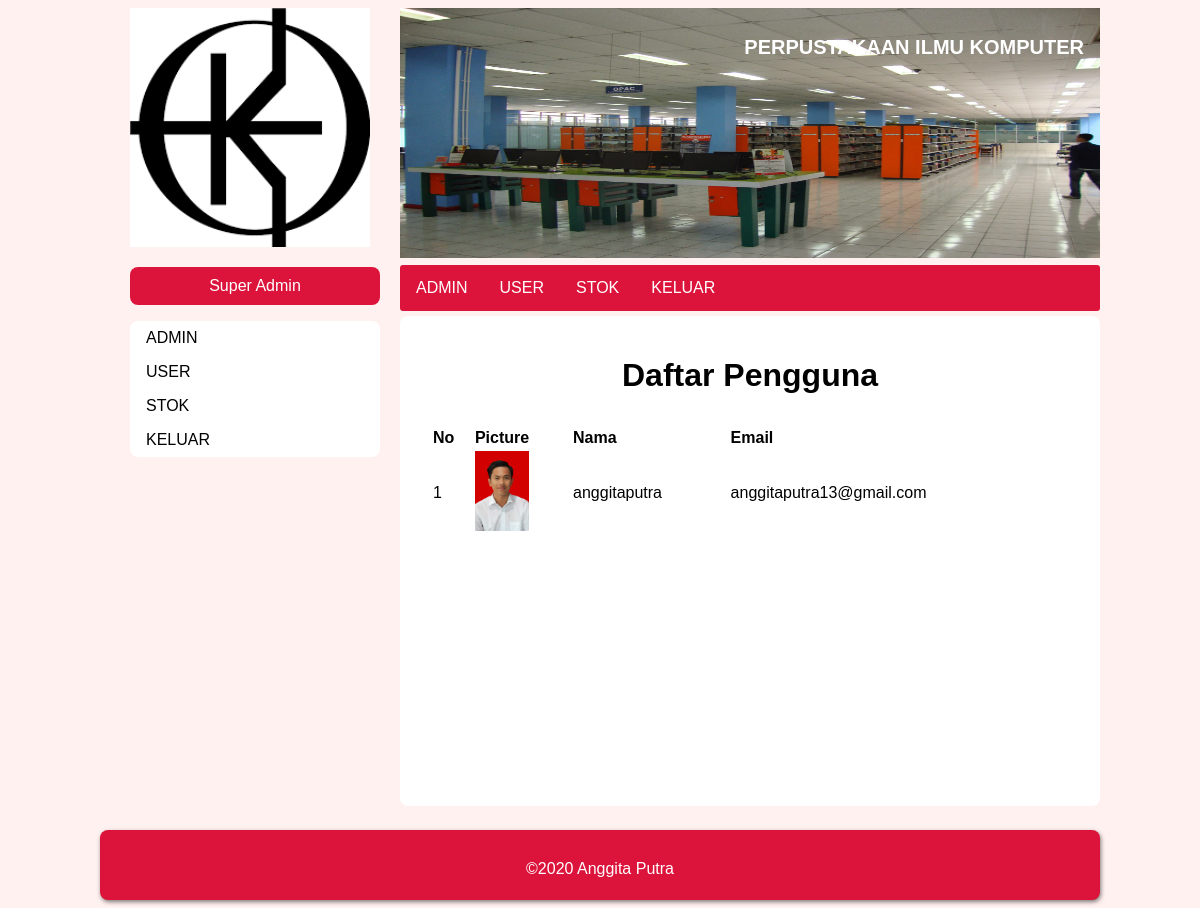
The page /user.php (signed in) on the database its author committed.
### tables this page shows
CREATE TABLE `user` (
  `id_user` int(11) NOT NULL,
  `user_name` varchar(100) NOT NULL,
  `email` varchar(255) NOT NULL,
  `password` varchar(256) NOT NULL,
  `role` enum('suadmin','user','admin','nonaktif') NOT NULL,
  `picture` varchar(255) NOT NULL
);

### db-con.php (called while the page is built, shortened)
<?php
class database{
	var $host = "localhost:3306";
	var $username = "root";
	var $password = "";
	var $database = "perpustakaan";
	function __construct(){
		$this->koneksi = mysqli_connect($this->host, $this->username, $this->password,$this->database);
	}
}
?>

### user.php (the view, shortened to what this page needs)
<!DOCTYPE html>
<html lang="en">
<head>
    <?php include "style.php"; ?>
    <link rel="stylesheet" href="css/kontak.css">
</head>
<?php
$query = "SELECT * FROM user WHERE role='user';"
?>
<body>
    <div id="main-content">
        <?php include 'header-sidebar.php';?>
        <div id="isi">
                <h1 style="text-align: center;">Daftar Pengguna</h1>
                <table style="text-align: left;padding:10px;width:100%;">
                    <tr>
                        <th>No</th>
                        <th>Picture</th>
                        <th>Nama</th>
                        <th>Email</th>
                    </tr>
                    <?php
                    $count = 1;
                    include_once("db-con.php");
                    $database = new database();
                    $result = mysqli_query($database->koneksi,$query);
                    while($pj = mysqli_fetch_assoc($result)){
                        echo "<tr>
                                <td>$count</td>
                                <td><img style=\"height:80px;\" src=\"gambar/".$pj['picture']."\"></td>
                                <td>".$pj['user_name']."</td>
                                <td>".$pj['email']."</td>
                            </tr>";
                            $count++;
                    }
                    ?>
                </table>
        </div>
        <div id="footer">
            <p>©2020 Anggita Putra</p>
        </div>
    </div>
</body>
</html>

### css/admin.css (style rules this page uses)
body { background-color: #fff1f0; }
#footer { width: auto; height: 70px; background-color: #DC143C; border-radius: 8px; box-shadow: 1px 2px 4px rgba(0, 0, 0, .5); }
#footer p { color:white; padding: 30px ; text-align: center; }

### css/kontak.css (style rules this page uses)
* { font-family: sans-serif; }
#main-content { margin: 0 auto; width: 1000px; height: auto; }
#isi { margin-top: 8px; margin-bottom: 8px; padding: 20px; width: 660px; height: 450px; float: right; background: white; border-radius: 8px; }

### rows shown on the page
user: picture (picture), user_name "anggitaputra", email "anggitaputra13@gmail.com"
